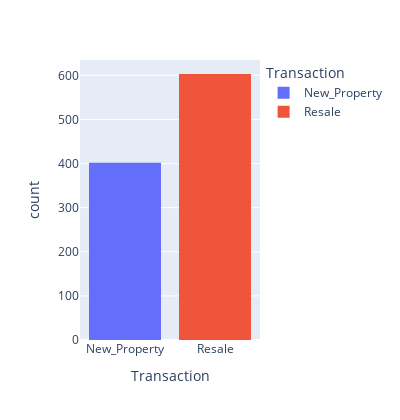

Here is the notebook cell this chart was saved with:
### Code cell
# Which types of houses are present for TRANSACTIONS
fig = px.histogram(df2,x='Transaction',color='Transaction')
fig.update_layout(height=420,width=400)
fig.show()

### Figure 1 — Plotly figure (JSON) as saved in the notebook; plotly's stock layout.template omitted (floating-point values rounded to 4 significant figures; data arrays with more than 128 entries replaced by an {"elided": "..."} marker saying what was removed)
{"data": [{"alignmentgroup": "True", "bingroup": "x", "hovertemplate": "Transaction=%{x}<br>count=%{y}<extra></extra>", "legendgroup": "New_Property", "marker": {"color": "#636efa"}, "name": "New_Property", "offsetgroup": "New_Property", "orientation": "v", "showlegend": true, "type": "histogram", "x": {"elided": "402 str values"}, "xaxis": "x", "yaxis": "y"}, {"alignmentgroup": "True", "bingroup": "x", "hovertemplate": "Transaction=%{x}<br>count=%{y}<extra></extra>", "legendgroup": "Resale", "marker": {"color": "#EF553B"}, "name": "Resale", "offsetgroup": "Resale", "orientation": "v", "showlegend": true, "type": "histogram", "x": {"elided": "603 str values"}, "xaxis": "x", "yaxis": "y"}], "layout": {"barmode": "relative", "height": 420, "legend": {"title": {"text": "Transaction"}, "tracegroupgap": 0}, "margin": {"t": 60}, "width": 400, "xaxis": {"anchor": "y", "categoryarray": ["New_Property", "Resale"], "categoryorder": "array", "domain": [0, 1], "title": {"text": "Transaction"}}, "yaxis": {"anchor": "x", "domain": [0, 1], "title": {"text": "count"}}}}
